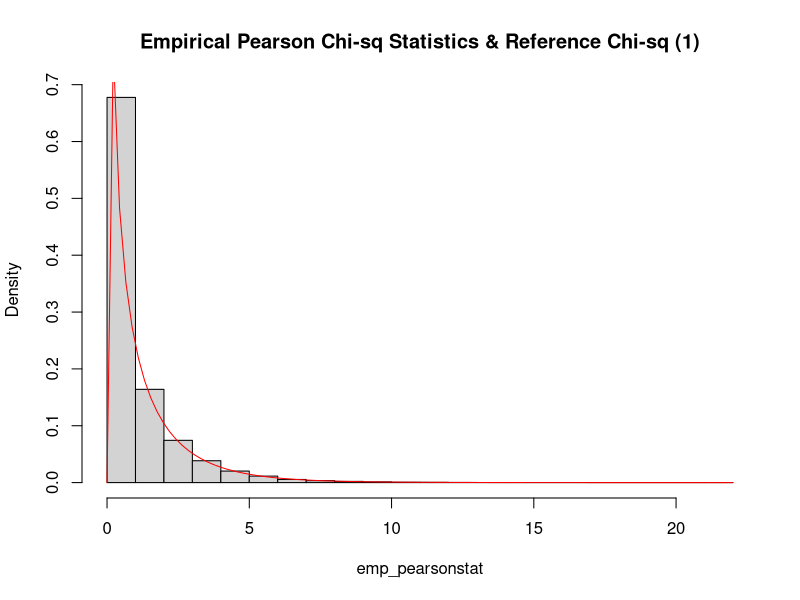
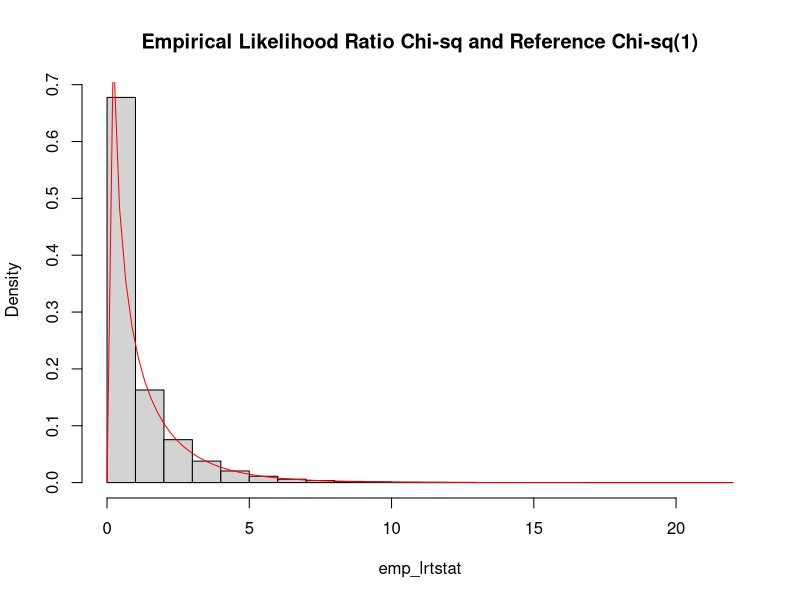

Write R code to recreate these figures, in order.
rm(list = ls())

## Setup ##
Nsim = 100000
n_1976 = 318.0
n_1995 = 315.0

## define pearson chi-sq stat 
statPearson = function(obs, exp){
  stat = sum((obs - exp)^2/ exp)
  return(stat)
}

## define likelihood ratio chi-sq stat
statLRT = function(obs, exp){
  g.sq = 2* sum(obs * log(obs/exp))
  return(g.sq)
}

## estimates of proportions 
pi_d1 = 280.0/n_1976
pi_d2 = 254.0/n_1995
odds1 = pi_d1 / (1-pi_d1)
odds2 = pi_d2 / (1-pi_d2)

## relative risk 
rr = (pi_d1/pi_d2)

## odds ratio 
theta = (odds1/odds2)

print(paste("1976 Death Rate:", pi_d1))
print(paste("1995 Death Rate:", pi_d2))
print(paste("The relatie risk:", rr))
print(paste("The odds ratio:", theta))


## calculate CI for proportions, relative risk, and the odds ratio ##
se_pi_d1 = sqrt(pi_d1 * (1-pi_d1) / n_1976)
se_pi_d2 = sqrt(pi_d2 * (1-pi_d2) / n_1995)
se_log_rr = sqrt(38.0/(280.0*318.0) + 61.0/(254.0*315))
se_theta = sqrt(1.0/38 + 1.0/280 + 1.0/61 + 1.0/254)

pi_d1_ci = c(pi_d1 - 1.96 * se_pi_d1, pi_d1 + 1.96 * se_pi_d1)
pi_d2_ci = c(pi_d2 - 1.96 * se_pi_d2, pi_d2 + 1.96 * se_pi_d2)
rr_ci = exp(c(log(rr)-1.96*se_log_rr, log(rr) + 1.96*se_log_rr))
theta_ci = exp(c(log(theta) - 1.96 * se_theta, log(theta) + 1.96 * se_theta))

### Pearson Chi-Squared Test 
obs = c(280.0, 38.0, 254.0, 61.0)
mle = (280.0 + 254.0) / (n_1976 + n_1995)
exp = c(318*mle, 318*(1-mle), 315*mle, 315*(1-mle))
pearson_obs = statPearson(obs, exp)
lrt_obs  = statLRT(obs, exp)

## p-value for Pearson and LRT
pearson_pvalue = 1- pchisq(pearson_obs, df = 1)
lrt_pvalue = 1 - pchisq(lrt_obs, df = 1)

## simulation ##
pearson_extreme  = rep(0, Nsim)
lrt_extreme = rep(0, Nsim)
obser  = matrix(nrow = Nsim, ncol = 4, 0)
expec = matrix(nrow = Nsim, ncol = 4, 0)
MLE = rep(0, Nsim)
emp_pearsonstat  = rep(0, Nsim)
emp_lrtstat = rep(0, Nsim)

set.seed(111)
for(i in 1: Nsim){
  d_1976 = rbinom(1, 318, mle)
  d_1995 = rbinom(1, 315, mle)
  obser[i, ] =  c(d_1976, n_1976 - d_1976, d_1995, n_1995 - d_1995)
  MLE[i] = (d_1976 + d_1995) / (n_1976 + n_1995)
  expec[i, ] = c(n_1976*MLE[i], n_1976*(1-MLE[i]), n_1995*MLE[i], n_1995*(1-MLE[i]))
  
  pearson_extreme[i] = statPearson(obser[i, ], expec[i, ]) > pearson_obs
  lrt_extreme[i] = statLRT(obser[i, ], expec[i, ]) > lrt_obs
  
  emp_pearsonstat[i] = statPearson(obser[i, ], expec[i, ])
  emp_lrtstat[i] = statLRT(obser[i, ], expec[i, ])
  
  empirical_lrt_pvalue = sum(pearson_extreme)/ Nsim
  empirical_pearson_pvalue = sum(lrt_extreme) / Nsim
}


hist(emp_pearsonstat, prob = T, main = "Empirical Pearson Chi-sq Statistics & Reference Chi-sq (1)")
x = rchisq(Nsim, df = 1)
curve(dchisq(x, df=1), col='red', add=TRUE ) 

hist(emp_lrtstat, prob = T, main = "Empirical Likelihood Ratio Chi-sq and Reference Chi-sq(1)")
x = rchisq(Nsim, df = 1)
curve(dchisq(x, df=1), col='red', add=TRUE ) 

empirical_lrt_pvalue
empirical_pearson_pvalue


#research question: H0: pi_1d = pi_2d +0.05 vs Ha: pi_1d > pi_2d +0.05
#use Asymptotic Normality
test = (pi_d1 - pi_d2 - 0.05) / sqrt(se_pi_d1^2 + se_pi_d2^2)
ptest = 1 - pnorm(test, lower.tail = T)
ptest
